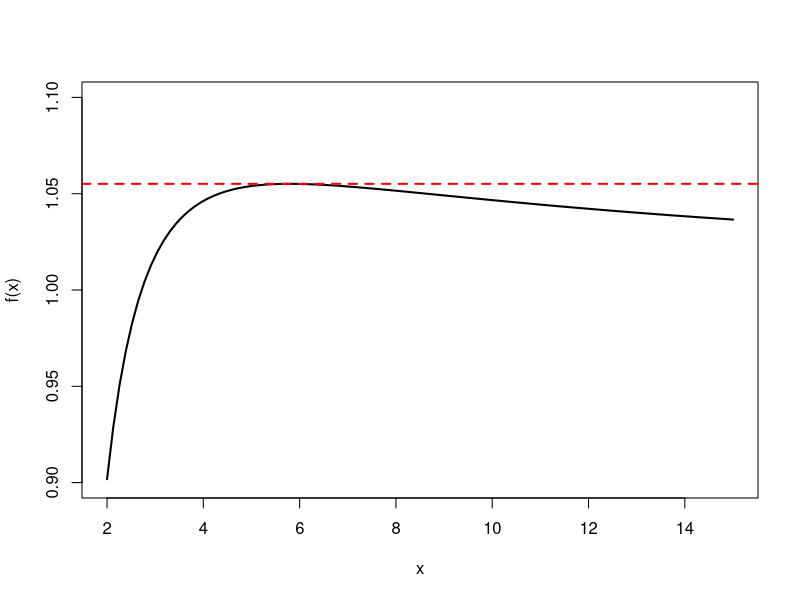

The R script that drew this image: (Note: this script raises an error after producing the figure.)
##############################
# Unit 6 Notes               #
##############################

# Use optimize() to maximize this function with respect to $x$:
# f(x) = \frac{\log(1 + \log(x))}{\log(1+x)}

f <- function(x){
 return(log(x + log(x))/log(1+x)) 
}

curve(f(x), from = 2, to = 15, ylab = "f(x)", lwd = 2,
      ylim = c(0.9, 1.10))

op <- optimize(f, lower = 2.4, upper = 8, maximum = TRUE)

# obtain maximum
op$maximum
f(op$maximum)

abline(h = f(op$maximum), col = "red", lty = 2, lwd = 2)

# For $n = 10$ randomly sample from a $Gamma(\alpha = 5, \lambda = 2)$ using 
# rgamma(). Use optim() to maximize this function with respect to 
# $\boldsymbol{\theta} = (\alpha, \lambda)$
# Compare the results and time required between the 5 different methods.

samp <- rgamma(10000, shape = 5, rate = 2)

gamma_likelihood = function(theta, sample){
  alpha <- theta[1]
  lambda <- theta[2]
  n <- length(sample)
  sum_xi <- sum(sample)
  sum_log_xi <- sum(log(sample))
  part1 <- alpha*n*log(lambda) - n * lgamma(alpha)
  part2 <- (alpha-1)*sum_log_xi - lambda * sum_xi
  # By default, optim() gives the MINIMUM. need to negate for the max!
  return(-(part1 + part2))
}

start_val <- c(1, 1)

op_1 <- optim(start_val, sample = samp, gamma_likelihood, method = "Nelder-Mead")
op_2 <- optim(start_val, sample = samp, gamma_likelihood, method = "BFGS")
op_3 <- optim(start_val, sample = samp, gamma_likelihood, method = "CG")
op_4 <- optim(start_val, sample = samp, gamma_likelihood, method = "L-BFGS-B",
              lower = c(1e-6, 1e-6))
op_5 <- optim(start_val, sample = samp, gam_like_neg, method = "SANN")

op_1$par
op_2$par
op_3$par
op_4$par
op_5$par

# Use optim() to maximize this function with respect to $x$:
#    f(x, n, r, t) = \left( 1 + \frac{n-r}{2} \right)x - r + 
#    \left( \frac{n-r}{2} \right) t
# Compare the results between the 5 different methods.

f2 <- function(theta){
  x <- theta[1]
  n <- theta[2]
  r <- theta[3]
  t <- theta[4]
  part1 <- (1 + (n-r)/2) * x
  part2 <- ((n-r)/2) * t
  return(part1 - r + part2)
}

# By default, optim() gives the MINIMUM. need to negate for the max!
f2_neg <-function(theta){return(-f2(theta))}

# To use optim(), you need a reasonable starting point.
# You can ignore how I'm picking these values; the function was
# motivated from my thesis.
n <- 20
t <- 3
r <- 5
x <- sum(rexp(r))
start_val <- c(sum(exp(r)), n, r, t)

op_1 <- optim(start_val, f2_neg, method = "Nelder-Mead")
op_2 <- optim(start_val, f2_neg, method = "BFGS")
op_3 <- optim(start_val, f2_neg, method = "CG")
op_4 <- optim(start_val, f2_neg, method = "L-BFGS-B")
op_5 <- optim(start_val, f2_neg, method = "SANN")

f2(op_1$par)
f2(op_2$par)
f2(op_3$par)
f2(op_4$par)
f2(op_5$par)

# Consider the same log likelihood function we solved earlier for gamma. 
# Again, randomly sample values from  $Gamma(\alpha = 5, \lambda = 2)$ 
# and now use the Newton-Raphson Method to solve for the MLE. 
# Hint: you're allowed to use numDeriv::grad and numDeriv::hessian.

library("numDeriv")

# This computes the gradient of a function
??numDeriv::grad
# This computes the Hessian matrix for us
??numDeriv::hessian

samp <- rgamma(10000, shape = 5, rate = 2)

# Simlar function as before but we don't need to negate it
gamma_likelihood_nr = function(theta, sample){
  alpha <- theta[1]
  lambda <- theta[2]
  n <- length(sample)
  sum_xi <- sum(sample)
  sum_log_xi <- sum(log(sample))
  part1 <- alpha*n*log(lambda) - n * lgamma(alpha)
  part2 <- (alpha-1)*sum_log_xi - lambda * sum_xi
  return(part1 + part2)
}

newton_raphson_gamma <- function(theta0, sample, tol = 0.01){
  theta <- theta0
  no_root <- TRUE
  while(no_root){
    L <- numDeriv::grad(gamma_likelihood_nr, theta, sample = sample)
    H <- numDeriv::hessian(gamma_likelihood_nr, theta, sample = sample)
    
    new_theta <- theta - solve(H, L)
    if(sqrt(sum((new_theta - theta)^(2))) <= tol){
      no_root = FALSE
    }
    theta <- new_theta
  }
  return(theta)
}

newton_raphson_gamma(theta0 = c(2, 1), sample = samp)

# EM Algorithm for iid $X_{1}, \dots, X_{n}$ where $X_{i} \sim Poisson(\tau)$ 
# for $i = 1, 2, \dots, n$. Suppose we had all of the realizations 
# $x_{2}, x_{3}, \dots, x_{n}$ except for $X_{1}$.

n <- 10000
incomp_samp <- rpois(n-1, lambda = 3)

# Assume the sample we put in here is incomplete.
em_poisson <- function(sample, tol = 0.0001){
  # Step 1: get the starting point
  tau <- sum(sample) / length(sample)
  no_sol <- TRUE
  while(no_sol){
    new_tau <- (tau + sum(sample)) / (length(sample)+1)
    if(sqrt(sum((new_tau - tau)^(2))) <= tol){
      no_sol = FALSE
    }
    tau <- new_tau
  }
  return(tau)
}

em_poisson(incomp_samp)



